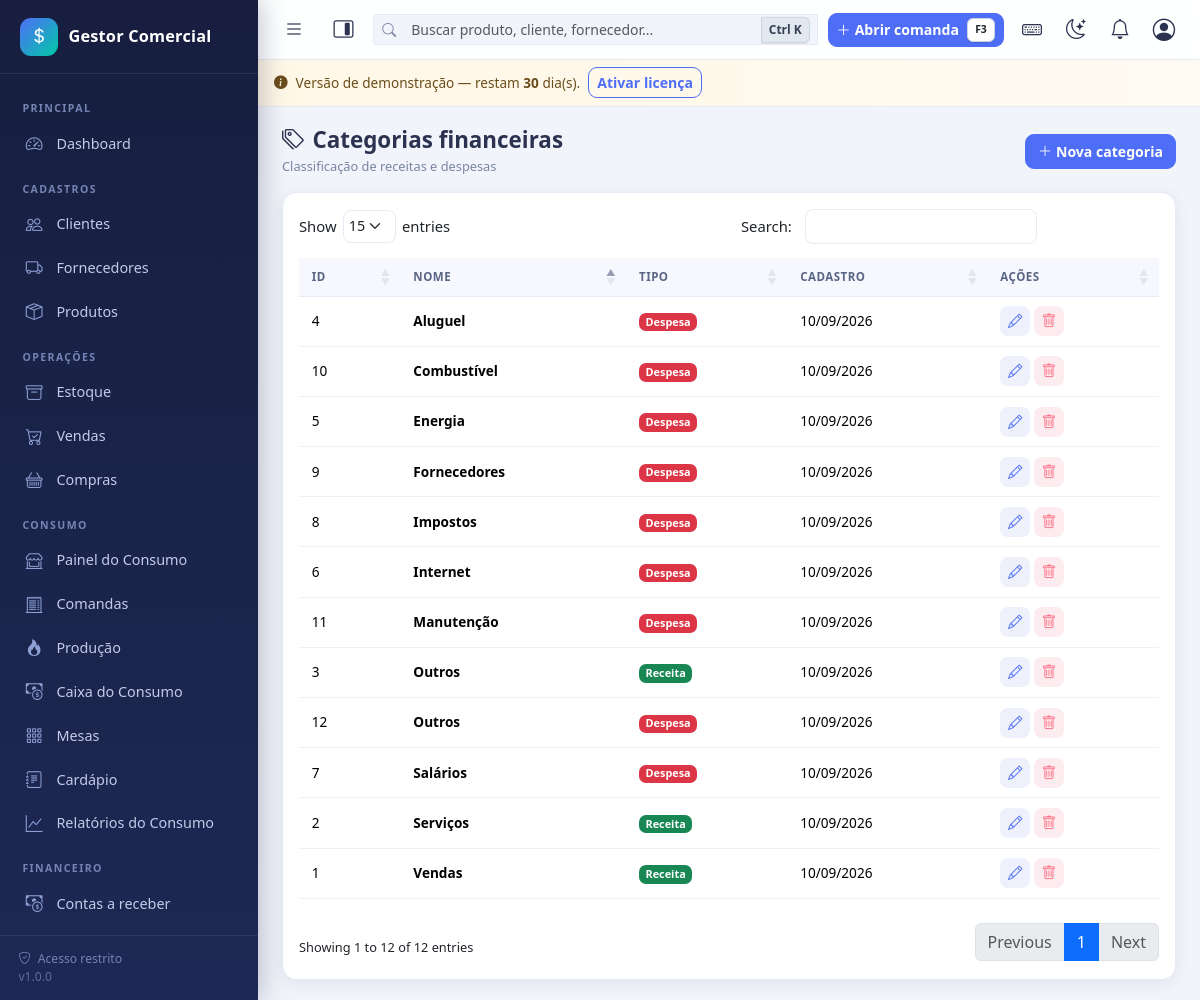
/categorias_financeiras/index.php (signed in), run on the app's committed database.
### tables this page shows
CREATE TABLE `categorias_financeiras` (
  `id` int(11) NOT NULL,
  `tipo` enum('RECEITA','DESPESA') NOT NULL,
  `nome` varchar(80) NOT NULL,
  `criado_em` datetime NOT NULL DEFAULT current_timestamp()
);

### includes/functions.php (called while the page is built, shortened)
<?php
function e($valor): string
{
    return htmlspecialchars((string)$valor, ENT_QUOTES, 'UTF-8');
}
function url(string $caminho = ''): string
{
    return BASE_URL . '/' . ltrim($caminho, '/');
}
function pagina_inicial(): string
{
    $rotas = [
        'dashboard_ver'     => 'dashboard/index.php',
        'cozinha_ver'       => 'consumo/cozinha/index.php',
        'caixa_consumo_ver' => 'consumo/caixa/index.php',
        'comandas_ver'      => 'consumo/comandas/index.php',
        'consumo_ver'       => 'consumo/index.php',
    ];
    foreach ($rotas as $chave => $caminho) {
        if (tem_permissao($chave)) {
            return $caminho;
        }
    }
    return '';
}
function formatar_data($data): string
{
    $ts = is_numeric($data) ? (int)$data : strtotime((string)$data);
    return $ts ? date('d/m/Y', $ts) : '';
}
function _config_cache($resetar = false)
{
    static $configs = null;
    if ($resetar) {
        $configs = null;
        return;
    }
    if ($configs === null) {
        $configs = [];
        try {
            foreach (db()->query('SELECT chave, valor FROM configs') as $linha) {
                $configs[$linha['chave']] = $linha['valor'];
            }
        } catch (Throwable $e) {
            erro_banco($e, 'obter_config');
        }
    }
    return $configs;
}
function obter_config(string $chave, $padrao = null)
{
    $configs = _config_cache();
    return array_key_exists($chave, $configs) && $configs[$chave] !== null && $configs[$chave] !== ''
        ? $configs[$chave]
        : $padrao;
}

### config/auth.php (called while the page is built, shortened)
<?php
function usuario_atual(): ?array
{
    static $usuario = null;
    static $carregado = false;
    if ($carregado) {
        return $usuario;
    }
    $carregado = true;
    try {
        $stmt = db()->prepare('SELECT * FROM usuarios WHERE id = ? LIMIT 1');
        $stmt->execute([(int)$_SESSION['user_id']]);
        $linha = $stmt->fetch();
        $usuario = $linha;
    } catch (Throwable $e) {
        erro_banco($e, 'usuario_atual');
    }
    return $usuario;
}
function exigir_login(): void
{
    if (!usuario_atual()) {
        if (is_ajax()) {
            json_resposta(false, 'Sessão expirada. Faça login novamente.', null, 401);
        }
        flash('warning', 'Faça login para acessar o sistema.');
        redirecionar('login/index.php');
    }
}
function permissao_carregadas(): array
{
    $usuario = usuario_atual();
    $permitidas = [];
    try {
        $chaves = [];
        if ((int)$usuario['is_admin'] === 1) {
            $stmt = db()->query('SELECT chave FROM permissoes');
            foreach ($stmt->fetchAll() as $l) {
                $chaves[] = $l['chave'];
            }
            return $permitidas = array_flip($chaves);
        }
        $permitidas = array_flip(array_unique($chaves));
    } catch (Throwable $e) {
        erro_banco($e, 'permissao_carregadas');
    }
    return $permitidas;
}
function tem_permissao(string $chave): bool
{
    $usuario = usuario_atual();
    if ((int)$usuario['is_admin'] === 1) {
        return true;
    }
    return array_key_exists($chave, permissao_carregadas());
}

### config/database.php (called while the page is built, shortened)
<?php
function db(): PDO
{
    static $pdo = null;
    if ($pdo === null) {
        $dsn = 'mysql:host=' . DB_HOST . ';dbname=' . DB_NAME . ';charset=' . DB_CHARSET;
        try {
            $pdo = new PDO($dsn, DB_USER, DB_PASS, [
                PDO::ATTR_ERRMODE            => PDO::ERRMODE_EXCEPTION,
                PDO::ATTR_DEFAULT_FETCH_MODE => PDO::FETCH_ASSOC,
                PDO::ATTR_EMULATE_PREPARES   => false,
            ]);
        } catch (PDOException $e) {
            error_log('[BANCO] Falha de conexão: ' . $e->getMessage());
            http_response_code(500);
            if (defined('DEV_MODE') && DEV_MODE) {
                exit('Falha na conexão com o banco de dados. Verifique se o MySQL/MariaDB está ativo e se os dados em config/config.php estão corretos.');
            }
            exit('Serviço temporariamente indisponível.');
        }
    }
    return $pdo;
}

### config/licenca.php (called while the page is built, shortened)
<?php
function licenca_bootstrap(): void
{
    $em = (string)obter_config('licenca_instalado_em', '');
}
function licenca_dias_restantes(): int
{
    $em = (string)obter_config('licenca_instalado_em', '');
    if ($em === '') {
        return LICENCA_DIAS_TRIAL;
    }
    $dt = DateTime::createFromFormat('Y-m-d H:i:s', $em);
    $dias = (int)$dt->diff(new DateTime('now'))->format('%r%a');
    return LICENCA_DIAS_TRIAL - $dias;
}
function licenca_status(): string
{
    $chave = (string)obter_config('licenca_chave', '');
    return licenca_dias_restantes() >= 0 ? 'trial' : 'expirada';
}
function licenca_ativa(): bool
{
    return licenca_status() === 'ativa';
}
function licenca_gate(): void
{
    if (licenca_ativa()) {
        return;
    }
}

### config/config.php (called while the page is built, shortened)
<?php
require_once BASE_PATH . '/config/database.php';
require_once BASE_PATH . '/includes/functions.php';
require_once BASE_PATH . '/includes/consumo.php';
require_once BASE_PATH . '/config/auth.php';
require_once BASE_PATH . '/config/licenca.php';
try {
    licenca_bootstrap();
    licenca_gate();
} catch (Throwable $e) {
    erro_banco($e, 'licenca');
}

### includes/consumo.php (called while the page is built, shortened)
<?php
function rotulo_consumo(): string
{
    $nome = function_exists('obter_config') ? (string)obter_config('consumo_nome', '') : '';
    $nome = trim($nome);
    return $nome !== '' ? $nome : 'Consumo';
}

### categorias_financeiras/index.php (the view, shortened to what this page needs)
<?php
require_once __DIR__ . '/../config/config.php';
exigir_login();
$dados = db()->query('SELECT * FROM categorias_financeiras ORDER BY tipo, nome')->fetchAll();
include INC . 'header.php';
?>
<div class="page-header">
    <div>
        <h1><i class="bi bi-tags me-2"></i>Categorias financeiras</h1>
        <span class="subtitulo">Classificação de receitas e despesas</span>
    </div>
    <button class="btn btn-primary" data-bs-toggle="modal" data-bs-target="#modalCatFin"><i class="bi bi-plus-lg me-1"></i>Nova categoria</button>
</div>
<div class="card">
    <div class="card-body">
        <div class="table-responsive">
            <table class="table table-hover table-geral" data-ordem="1">
                <thead>
                    <tr>
                        <th>ID</th>
                        <th>Nome</th>
                        <th>Tipo</th>
                        <th>Cadastro</th>
                        <th class="no-print">Ações</th>
                    </tr>
                </thead>
                <tbody>
                    <?php foreach ($dados as $r): ?>
                    <tr>
                        <td><?= (int)$r['id'] ?></td>
                        <td class="fw-semibold"><?= e($r['nome']) ?></td>
                        <td>
                            <?= $r['tipo'] === 'RECEITA'
                                ? '<span class="badge bg-success">Receita</span>'
                                : '<span class="badge bg-danger">Despesa</span>' ?>
                        </td>
                        <td><?= formatar_data($r['criado_em']) ?></td>
                        <td class="text-nowrap">
                            <button class="acao-btn btn-soft editar-cf" data-id="<?= (int)$r['id'] ?>" data-nome="<?= e($r['nome']) ?>" data-tipo="<?= e($r['tipo']) ?>" data-bs-toggle="tooltip" title="Editar"><i class="bi bi-pencil"></i></button>
                            <form action="<?= url('categorias_financeiras/excluir.php') ?>" method="post" class="d-inline">
                                <button type="submit" class="acao-btn btn-soft-danger excluir-cf" data-bs-toggle="tooltip" title="Excluir"><i class="bi bi-trash"></i></button>
                            </form>
                        </td>
                    </tr>
                    <?php endforeach; ?>
                </tbody>
            </table>
        </div>
    </div>
</div>
<?php include INC . 'footer.php'; ?>

### includes/header.php (shortened to what this page needs)
<?php
$nomeEmpresa = obter_config('empresa_nome', 'Gestor Comercial');
?>
<!DOCTYPE html>
<html lang="pt-BR">
<head>
    <link rel="stylesheet" href="https://cdn.jsdelivr.net/npm/bootstrap@5.3.3/dist/css/bootstrap.min.css">
    <link rel="stylesheet" href="https://cdn.jsdelivr.net/npm/bootstrap-icons@1.11.3/font/bootstrap-icons.min.css">
    <link rel="stylesheet" href="https://cdn.datatables.net/1.13.8/css/dataTables.bootstrap5.min.css">
    <link rel="stylesheet" href="https://cdn.datatables.net/responsive/2.5.0/css/responsive.bootstrap5.min.css">
    <link rel="stylesheet" href="https://cdn.datatables.net/buttons/2.4.2/css/buttons.bootstrap5.min.css">
    <link rel="stylesheet" href="<?= url(ASSETS . '/css/app.css') ?>">
</head>
<body class="app-body">
    <aside class="sidebar" id="sidebar">
        <a class="sidebar-brand" href="<?= url(pagina_inicial() ?: 'login/logout.php') ?>">
            <span class="logo-ico bi bi-currency-dollar"></span>
            <span><?= e($nomeEmpresa) ?></span>
        </a>
        <?php include INC . 'sidebar.php'; ?>
    </aside>
    <div class="app-wrapper">
        <header class="topbar">
            <button class="btn-icone topbar-mobile-burger" id="btnSidebarMobile" type="button" aria-label="Menu">
                <i class="bi bi-list"></i>
            </button>
            <button class="btn-icone d-none d-lg-grid" id="btnSidebarDesktop" type="button" aria-label="Recolher menu">
                <i class="bi bi-layout-sidebar-inset-reverse"></i>
            </button>
            <div class="busca-global">
                <div class="input-group input-group-sm position-relative">
                    <span class="input-group-text"><i class="bi bi-search"></i></span>
                    <input type="text" class="form-control pe-5" id="buscaGlobal" placeholder="Buscar produto, cliente, fornecedor..." autocomplete="off">
                    <kbd class="shortcut-badge d-none d-md-inline" title="Atalho: Ctrl + K">Ctrl K</kbd>
                </div>
            </div>
            <div class="ms-auto d-flex align-items-center gap-1">
                <?php if (tem_permissao('comandas_criar')): ?>
                <a href="<?= url('consumo/comandas/nova.php') ?>" class="btn btn-primary btn-sm d-none d-md-inline-flex align-items-center gap-1 me-1" title="Abrir comanda (Atalho: F3)">
                    <i class="bi bi-plus-lg"></i> Abrir comanda <kbd class="bg-white text-dark ms-1 d-none d-lg-inline-block" style="font-size:0.65rem">F3</kbd>
                </a>
                <?php endif; ?>
                <button class="btn-icone" type="button" data-bs-toggle="modal" data-bs-target="#modalAtalhos" title="Atalhos do teclado (?)">
                    <i class="bi bi-keyboard"></i>
                </button>
                <button class="btn-icone" id="btnTemaDark" type="button" title="Alternar modo escuro">
                    <i class="bi bi-moon-stars" id="icoTema"></i>
                </button>
                <div class="dropdown">
                    <button class="btn-icone" id="btnNotificacoes" data-bs-toggle="dropdown" aria-expanded="false" title="Notificações e alertas">
                        <i class="bi bi-bell"></i>
                    </button>
                </div>
                <div class="dropdown">
                    <button class="btn-icone" data-bs-toggle="dropdown" aria-expanded="false" aria-label="Usuário">
                        <i class="bi bi-person-circle" style="font-size:1.4rem"></i>
                    </button>
                </div>
            </div>
        </header>
        <?php if (function_exists('licenca_status') && licenca_status() === 'trial'): ?>
        <div class="licenca-banner">
            <div class="d-flex align-items-center gap-2 flex-wrap">
                <i class="bi bi-info-circle-fill"></i>
                <span>Versão de demonstração — restam <b><?= (int)licenca_dias_restantes() ?></b> dia(s).</span>
                <a class="btn btn-sm btn-outline-primary ms-auto" href="<?= url('licenca/index.php') ?>">Ativar licença</a>
            </div>
        </div>
        <?php endif; ?>
        <main class="app-main">

### includes/sidebar.php (shortened to what this page needs)
<?php
$caminhoRequisicao = (string)parse_url((string)($_SERVER['SCRIPT_NAME'] ?? ''), PHP_URL_PATH);
$caminhoRelativo   = preg_replace('#^' . preg_quote(BASE_URL, '#') . '/#', '', $caminhoRequisicao);
$moduloAtual       = trim(str_replace('\\', '/', dirname((string)$caminhoRelativo)), '/');
function link_menu(string $modulo, string $moduloAtual, array $permChaves, string $icone, string $rotulo): void
{
    foreach ($permChaves as $chave) {
        if (tem_permissao($chave)) {
            $cls = $moduloAtual === $modulo ? ' ativo' : '';
            echo '<a class="nav-link' . $cls . '" href="' . url($modulo . '/index.php') . '">'
                . '<i class="bi bi-' . $icone . '"></i><span>' . e($rotulo) . '</span></a>';
            return;
        }
    }
}
function link_menu_rota(string $caminho, array $modulosAtivos, string $moduloAtual, string $icone, string $rotulo): void
{
    $cls = in_array($moduloAtual, $modulosAtivos, true) ? ' ativo' : '';
    echo '<a class="nav-link' . $cls . '" href="' . url($caminho) . '">'
        . '<i class="bi bi-' . $icone . '"></i><span>' . e($rotulo) . '</span></a>';
}
?>
<nav class="sidebar-nav">
    <div class="nav-secao">Principal</div>
    <?php if (tem_permissao('dashboard_ver')): ?>
    <a class="nav-link<?= $moduloAtual === 'dashboard' ? ' ativo' : '' ?>" href="<?= url('dashboard/index.php') ?>">
        <i class="bi bi-speedometer2"></i><span>Dashboard</span>
    </a>
    <?php endif; ?>
    <div class="nav-secao">Cadastros</div>
    <?php link_menu('clientes', $moduloAtual, ['clientes_ver'], 'people', 'Clientes'); ?>
    <div class="nav-secao">Operações</div>
    <div class="nav-secao"><?= e(rotulo_consumo()) ?></div>
    <?php if (tem_permissao('consumo_ver')): ?>
    <?php link_menu_rota('consumo/index.php', ['consumo'], $moduloAtual, 'shop-window', 'Painel do ' . rotulo_consumo()); ?>
    <?php endif; ?>
    <?php if (tem_permissao('comandas_ver')): ?>
    <?php link_menu_rota('consumo/comandas/index.php', ['consumo/comandas'], $moduloAtual, 'receipt-cutoff', 'Comandas'); ?>
    <?php endif; ?>
    <?php if (tem_permissao('cozinha_ver')): ?>
    <?php link_menu_rota('consumo/cozinha/index.php', ['consumo/cozinha'], $moduloAtual, 'fire', rotulo_producao()); ?>
    <?php endif; ?>
    <?php if (tem_permissao('caixa_consumo_ver')): ?>
    <?php link_menu_rota('consumo/caixa/index.php', ['consumo/caixa'], $moduloAtual, 'cash-coin', 'Caixa do ' . rotulo_consumo()); ?>
    <?php endif; ?>
    <?php if (tem_permissao('mesas_ver')): ?>
    <?php link_menu_rota('consumo/mesas/index.php', ['consumo/mesas'], $moduloAtual, 'grid-3x3-gap', 'Mesas'); ?>
    <?php endif; ?>
    <?php if (tem_permissao('cardapio_ver')): ?>
    <?php link_menu_rota('consumo/cardapio/index.php', ['consumo/cardapio'], $moduloAtual, 'journal-text', 'Cardápio'); ?>
    <?php endif; ?>
    <?php if (tem_permissao('consumo_relatorios')): ?>
    <?php link_menu_rota('consumo/relatorios/index.php', ['consumo/relatorios'], $moduloAtual, 'graph-up', 'Relatórios do ' . rotulo_consumo()); ?>
    <?php endif; ?>
    <div class="nav-secao">Financeiro</div>
</nav>
<div class="sidebar-footer">
    <i class="bi bi-shield-check me-1"></i> Acesso restrito<br>
    <span class="opacity-75">v1.0.0</span>
</div>

### includes/footer.php (shortened to what this page needs)
        </main>
    </div>
</body>
</html>

### data on the page
categorias_financeiras: id "3", nome "Outros", tipo "Receita", criado_em "10/09/2026"
categorias_financeiras: id "2", nome "Serviços", tipo "Receita", criado_em "10/09/2026"
categorias_financeiras: id "1", nome "Vendas", tipo "Receita", criado_em "10/09/2026"
categorias_financeiras: id "4", nome "Aluguel", tipo "Despesa", criado_em "10/09/2026"
categorias_financeiras: id "10", nome "Combustível", tipo "Despesa", criado_em "10/09/2026"
categorias_financeiras: id "5", nome "Energia", tipo "Despesa", criado_em "10/09/2026"
categorias_financeiras: id "9", nome "Fornecedores", tipo "Despesa", criado_em "10/09/2026"
categorias_financeiras: id "8", nome "Impostos", tipo "Despesa", criado_em "10/09/2026"
categorias_financeiras: id "6", nome "Internet", tipo "Despesa", criado_em "10/09/2026"
categorias_financeiras: id "11", nome "Manutenção", tipo "Despesa", criado_em "10/09/2026"
categorias_financeiras: id "12", nome "Outros", tipo "Despesa", criado_em "10/09/2026"
categorias_financeiras: id "7", nome "Salários", tipo "Despesa", criado_em "10/09/2026"

### other printed values
$nomeEmpresa "Gestor Comercial"
$rotulo "Clientes"
$rotulo "Fornecedores"
$rotulo "Produtos"
$rotulo "Estoque"
$rotulo "Vendas"
$rotulo "Compras"
rotulo_consumo() "CONSUMO"
$rotulo "Painel do Consumo Comandas Produção Caixa do Consumo Mesas Cardápio Relatórios do Consumo"
$rotulo "Contas a receber"
licenca_dias_restantes() "30"
